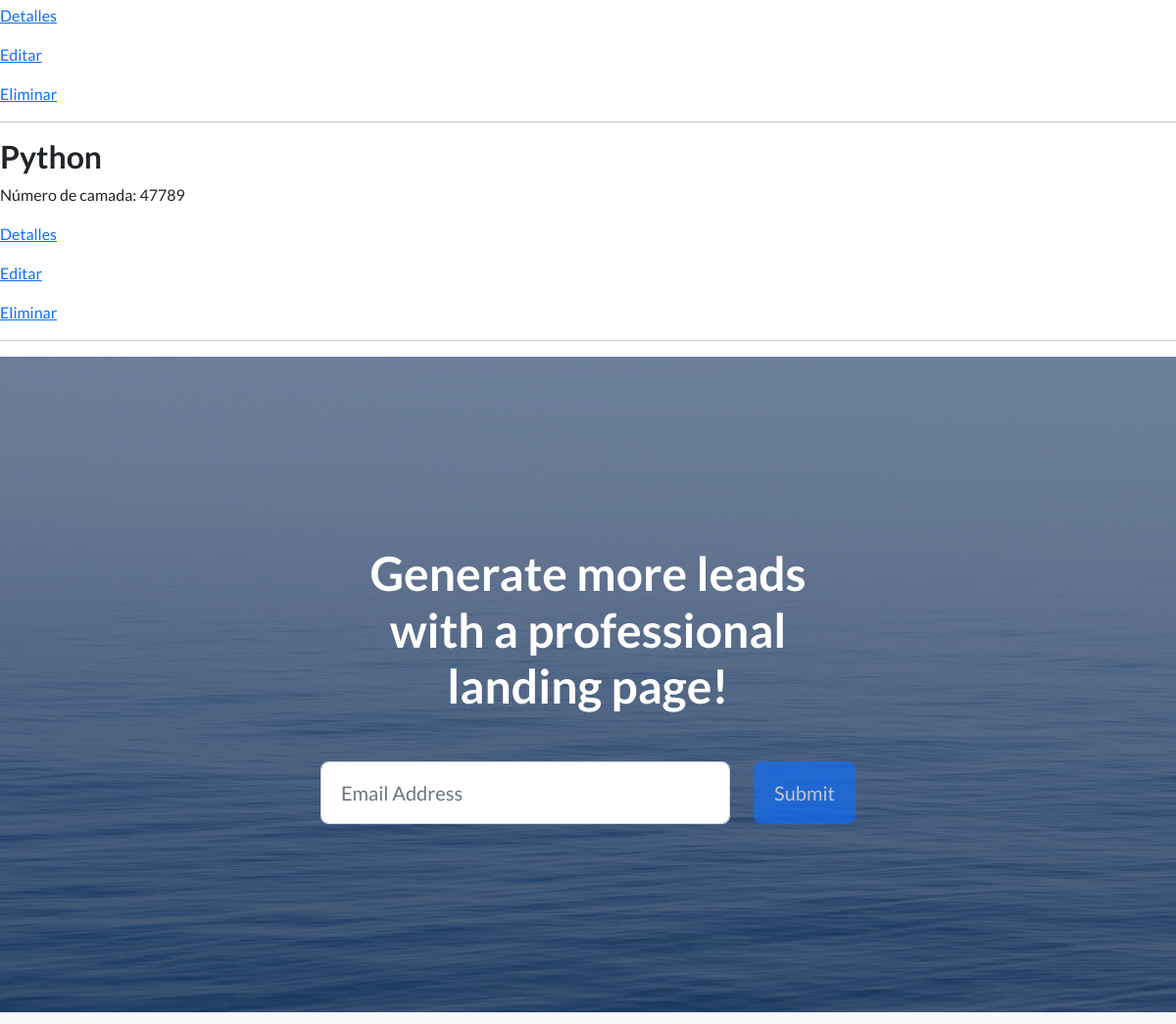
The page /app/cursos/listar (signed in, middle part) on the database as committed earlier.
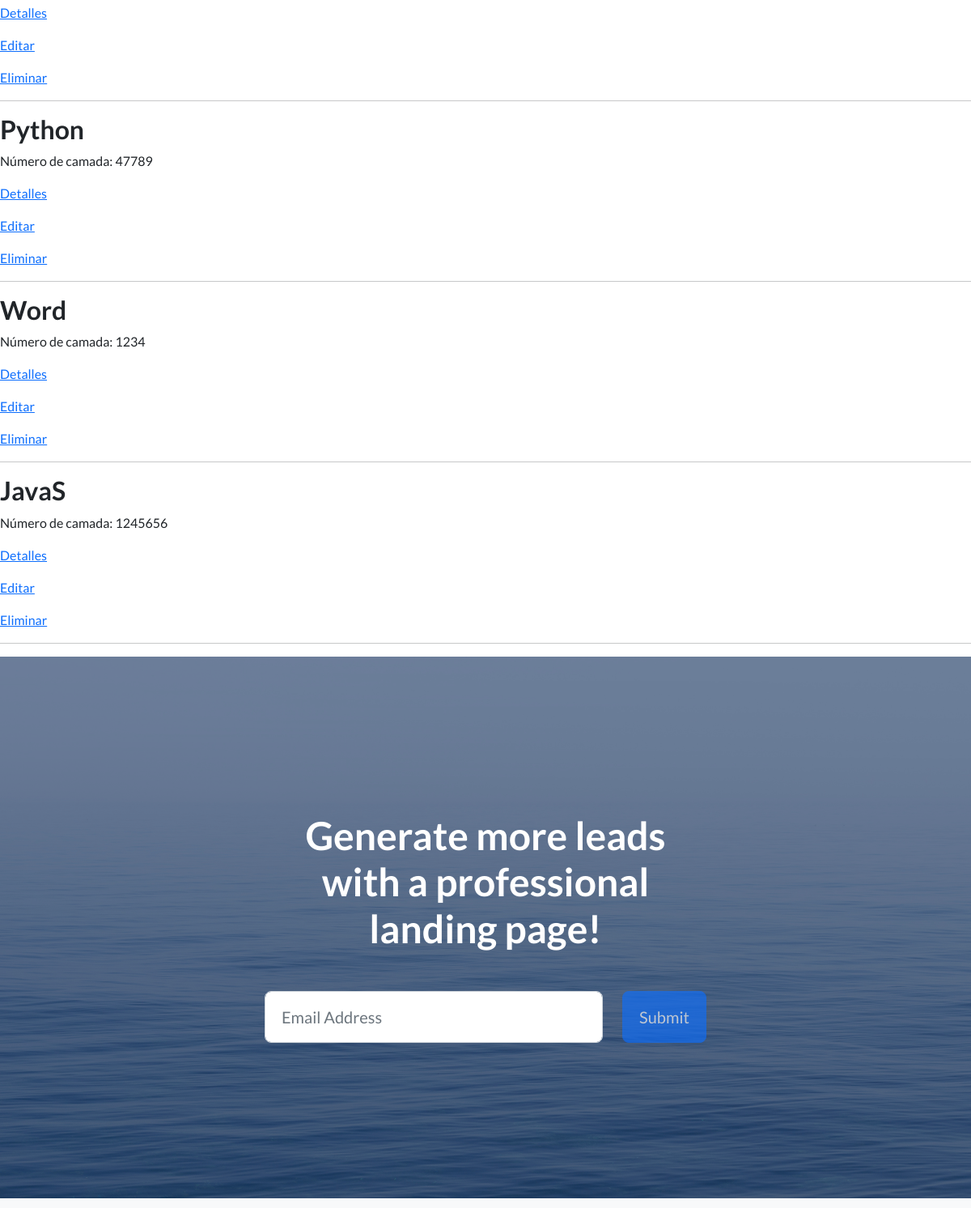
The same page on the database as committed later.
### AppClase18HQ/models.py (models this page shows, shortened)
class Curso(models.Model):
    nombre = models.CharField(max_length=40)
    camada = models.IntegerField(unique=True)

### AppClase18HQ/views.py (the view)
# urls.py: path('cursos/listar', CursoList.as_view(), name="CursosList"),
class CursoList(LoginRequiredMixin, ListView):
    model = Curso
    template_name = "AppCoder/cursos_1.html"

### templates/AppCoder/cursos_1.html (shortened to what this page needs)
{% extends 'base.html' %}
{% block cambio1 %}
    {% for curso in object_list %}
        <h2>{{curso.nombre}}</h2>
            Número de camada: {{curso.camada}}
        <p>
            <a href="{% url 'CursosDetail' curso.id %}">Detalles</a>
        </p>
        <p>
            <a href="{% url 'CursosEditar' curso.id %}">Editar</a>
        </p>
        <p>
            <a href="{% url 'CursosEliminar' curso.id %}">Eliminar</a>
        </p>
        <hr>
    {% endfor %}
{% endblock %}

Rows that differ between the two databases and show on the page:
added Curso: nombre "Word", camada "1234"
added Curso: nombre "JavaS", camada "1245656"
